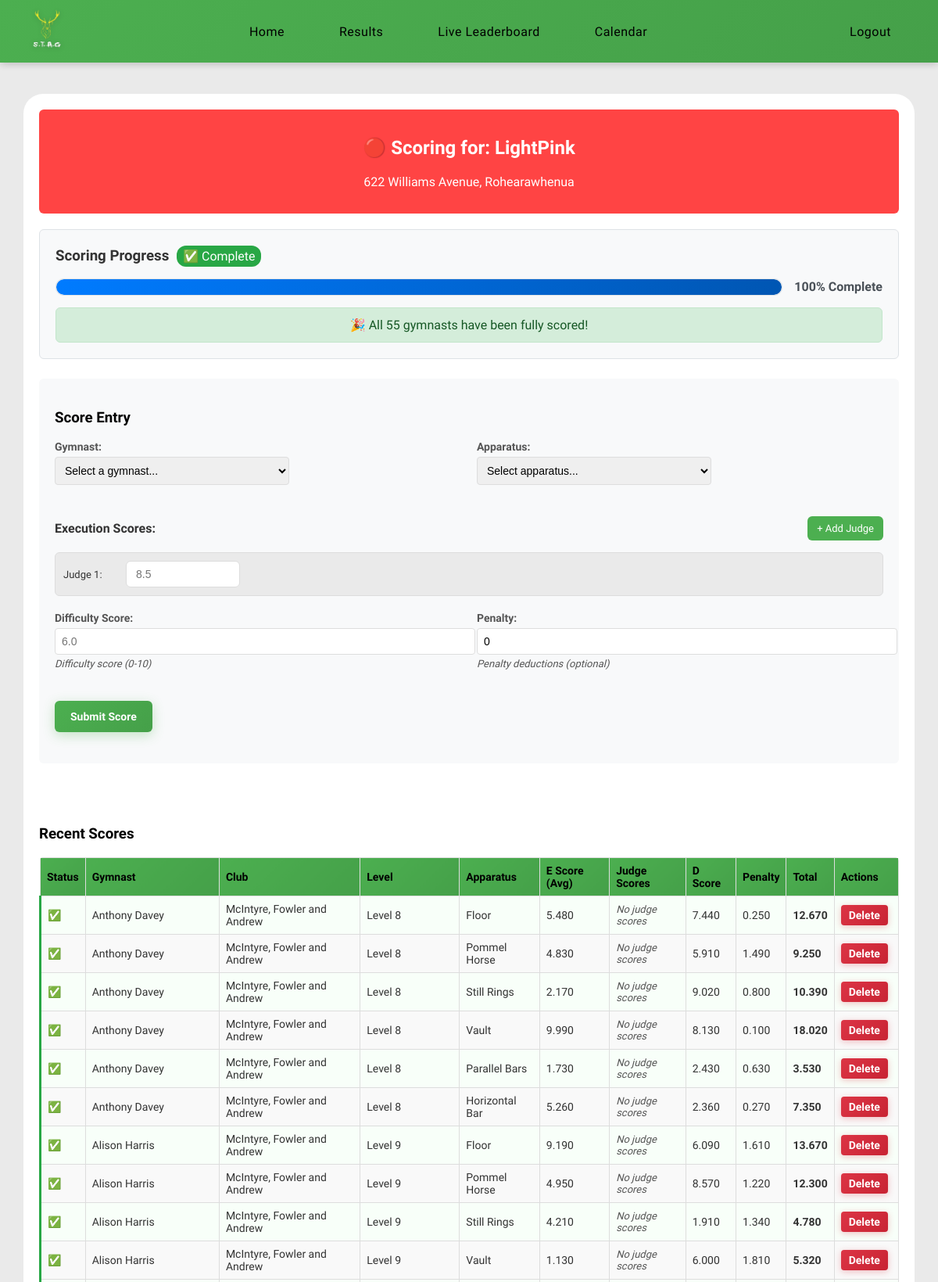
Screenshot of /scoring (signed in, upper part) with the database file from the repository.
### models.py (models this page shows, shortened)
class Competitions(db.Model):
    __tablename__ = 'competitions'
    id = db.Column(
        db.Integer, primary_key=True
    )
    season_id = db.Column(
        db.Integer, db.ForeignKey('seasons.id'), nullable=False
    )
    name = db.Column(
        db.String(50), nullable=False
    )
    address = db.Column(
        db.String(100), nullable=False
    )
    competition_date = db.Column(
        db.Date, nullable=True
    )
    status = db.Column(
        db.String(20), nullable=False, default='draft'
    )  # Options: 'draft', 'live', 'ended'
    started_at = db.Column(
        db.DateTime, nullable=True
    )
    ended_at = db.Column(
        db.DateTime, nullable=True
    )
    entries = db.relationship(
        'Entries', backref='competitions'
    )
    season = db.relationship(
        'Seasons', backref='competitions'
    )

class Scores(db.Model):
    __tablename__ = 'scores'
    id = db.Column(
        db.Integer, primary_key=True
    )
    entry_id = db.Column(
        db.Integer, db.ForeignKey('entries.id'), nullable=False
    )
    apparatus_id = db.Column(
        db.Integer, db.ForeignKey('apparatus.id'), nullable=False
    )
    e_score = db.Column(
        db.Float, nullable=False
    )
    d_score = db.Column(
        db.Float, nullable=False
    )
    penalty = db.Column(
        db.Float, nullable=False
    )
    total = db.Column(
        db.Float, nullable=False
    )
    judge_scores = db.relationship(
        'JudgeScores', backref='final_score', lazy=True
    )

class Gymnasts(db.Model):
    __tablename__ = 'gymnasts'
    id = db.Column(
        db.Integer, primary_key=True
    )
    club_id = db.Column(
        db.Integer, db.ForeignKey('clubs.id'), nullable=False
    )
    name = db.Column(
        db.String(50), nullable=False
    )
    level = db.Column(
        db.String(50), nullable=False
    )
    entries = db.relationship(
        'Entries', backref='gymnasts',
    )

class Clubs(db.Model):
    __tablename__ = 'clubs'
    id = db.Column(
        db.Integer, primary_key=True
        )
    name = db.Column(
        db.String(50), nullable=False
    )
    gymnasts = db.relationship(
        'Gymnasts', backref='clubs'
    )

class Apparatus(db.Model):
    __tablename__ = 'apparatus'
    id = db.Column(
        db.Integer, primary_key=True
    )
    name = db.Column(
        db.String(50), nullable=False, unique=True
    )
    scores = db.relationship(
        'Scores', backref='apparatus'
    )

class Entries(db.Model):
    __tablename__ = 'entries'
    id = db.Column(
        db.Integer, primary_key=True
    )
    competition_id = db.Column(
        db.Integer, db.ForeignKey('competitions.id'), nullable=False
    )
    gymnast_id = db.Column(
        db.Integer, db.ForeignKey('gymnasts.id'), nullable=False
    )
    scores = db.relationship(
        'Scores', backref='entry'
    )
    __table_args__ = (
        db.UniqueConstraint('competition_id', 'gymnast_id',
                            name='_competition_gymnast_uc'),
        )

### routes.py (the view, shortened to what this page needs)
@main.route('/scoring', methods=['GET', 'POST'])
def scoring():
    if 'user_id' not in session:
        return render_template('nologin.html')
    live_competition = models.Competitions.query.filter_by(
        status='live'
        ).first()
    if not live_competition:
        flash('No live competition is currently running. '
              'Please contact an admin.', 'warning')
        return render_template('scoring.html', no_live_competition=True)
    entries = db.session.query(models.Entries, models.Gymnasts, models.Clubs)\
        .join(models.Gymnasts,
              models.Entries.gymnast_id == models.Gymnasts.id)\
        .join(models.Clubs,
              models.Gymnasts.club_id == models.Clubs.id)\
        .filter(models.Entries.competition_id == live_competition.id)\
        .all()
    apparatus_list = models.Apparatus.query.all()
    scoring_progress = {}
    total_gymnasts = len(entries)
    fully_scored_gymnasts = 0
    for entry, gymnast, club in entries:
        scored_apparatus = set()
        for score in entry.scores:
            scored_apparatus.add(score.apparatus_id)
        total_apparatus = len(apparatus_list)
        scored_count = len(scored_apparatus)
        is_complete = scored_count == total_apparatus
        if is_complete:
            fully_scored_gymnasts += 1
        scoring_progress[entry.id] = {
            'scored_count': scored_count,
            'total_count': total_apparatus,
            'is_complete': is_complete,
            'percentage': (
                (scored_count / total_apparatus * 100)
                if total_apparatus > 0 else 0
            )
        }
    overall_progress = {
        'total_gymnasts': total_gymnasts,
        'fully_scored': fully_scored_gymnasts,
        'percentage': (
            (fully_scored_gymnasts / total_gymnasts * 100)
            if total_gymnasts > 0 else 0
        ),
        'is_complete': fully_scored_gymnasts == total_gymnasts
    }
    return render_template(
        'scoring.html',
        entries=entries,
        apparatus_list=apparatus_list,
        live_competition=live_competition,
        scoring_progress=scoring_progress,
        overall_progress=overall_progress
    )

### routes.py (called while the page is built)
@main.context_processor  # Ensures this is run before any other routes
def inject_user():
    return dict(
        logged_in='user_id' in session,
        user_roles=session.get('roles', []),
        is_admin='admin' in session.get('roles', []),
        is_judge='judges' in session.get('roles', []),
        user_id=session.get('user_id')
    )

### templates/scoring.html (shortened to what this page needs)
{% extends 'layout.html' %}
{% block content %}
<div class="content">
    {% if no_live_competition %}
    <div class="no-live-competition">
        <h2>No Live Competition</h2>
        <p>There is currently no live competition running. Please contact an admin to start a competition.</p>
    </div>
    {% else %}
    <div class="live-competition-header">
        <h2>🔴 Scoring for: {{ live_competition.name }}</h2>
        <p>{{ live_competition.address }}</p>
    </div>
    <div class="progress-section">
        <h3>
            Scoring Progress
            {% if overall_progress.is_complete %}
            <span class="completion-badge">✅ Complete</span>
            {% else %}
            <span class="progress-badge">{{ overall_progress.fully_scored }}/{{ overall_progress.total_gymnasts
                }}</span>
            {% endif %}
        </h3>
        <div class="progress-bar-container">
            <div class="progress-bar">
                <div class="progress-fill" style="width: {{ overall_progress.percentage }}%"></div>
            </div>
            <span class="progress-text">{{ "%.0f"|format(overall_progress.percentage) }}% Complete</span>
        </div>
        {% if overall_progress.is_complete %}
        <div class="completion-message">
            🎉 All {{ overall_progress.total_gymnasts }} gymnasts have been fully scored!
        </div>
        {% endif %}
    </div>
    <div class="scoring-form">
        <h3>Score Entry</h3>
        <form method="POST" id="scoring-form">
            <div class="form-row">
                <div class="form-group">
                    <label for="entry_id">Gymnast:</label>
                    <select id="entry_id" name="entry_id" required>
                        <option value="">Select a gymnast...</option>
                    </select>
                </div>
                <div class="form-group">
                    <label for="apparatus_id">Apparatus:</label>
                    <select id="apparatus_id" name="apparatus_id" required>
                        <option value="">Select apparatus...</option>
                    </select>
                </div>
            </div>
            <div class="execution-scores-section">
                <div class="section-header">
                    <label>Execution Scores:</label>
                    <button type="button" id="add-judge-btn" class="btn btn-add">+ Add Judge</button>
                </div>
                <div id="execution-scores-container">
                    <div class="execution-score-row" data-judge="1">
                        <div class="judge-label">Judge 1:</div>
                        <input type="number" name="execution_scores" step="0.001" min="0" max="10" placeholder="8.5"
                            required class="execution-input">
                    </div>
                </div>
            </div>
            <div class="form-row">
                <div class="form-group">
                    <label for="d_score">Difficulty Score:</label>
                    <input type="number" id="d_score" name="d_score" step="0.001" min="0" max="10" placeholder="6.0"
                        required>
                    <small class="form-help">Difficulty score (0-10)</small>
                </div>
                <div class="form-group">
                    <label for="penalty">Penalty:</label>
                    <input type="number" id="penalty" name="penalty" step="0.001" min="0" max="10" value="0"
                        placeholder="0.0">
                    <small class="form-help">Penalty deductions (optional)</small>
                </div>
            </div>
            <div class="form-group">
                <button type="submit" class="btn btn-primary">Submit Score</button>
            </div>
        </form>
    </div>
    <div class="existing-scores">
        <h3>Recent Scores</h3>
        <table>
            <thead>
                <tr>
                    <th>Status</th>
                    <th>Gymnast</th>
                    <th>Club</th>
                    <th>Level</th>
                    <th>Apparatus</th>
                    <th>E Score (Avg)</th>
                    <th>Judge Scores</th>
                    <th>D Score</th>
                    <th>Penalty</th>
                    <th>Total</th>
                    <th>Actions</th>
                </tr>
            </thead>
            <tbody>
                {% for entry, gymnast, club in entries %}
                {% for score in entry.scores %}
                <tr class="{% if scoring_progress[entry.id].is_complete %}complete-row{% endif %}">
                    <td>
                        {% if scoring_progress[entry.id].is_complete %}
                        <span class="status-complete">✅</span>
                        {% else %}
                        <span class="status-progress">{{ scoring_progress[entry.id].scored_count }}/{{
                            scoring_progress[entry.id].total_count }}</span>
                        {% endif %}
                    </td>
                    <td>{{ gymnast.name }}</td>
                    <td>{{ club.name }}</td>
                    <td>{{ gymnast.level }}</td>
                    <td>{{ score.apparatus.name }}</td>
                    <td>{{ "%.3f"|format(score.e_score) }}</td>
                    <td class="judge-scores">
                        {% if score.judge_scores %}
                        {% for judge_score in score.judge_scores %}
                        <span class="judge-score">J{{ judge_score.judge_number }}: {{ "%.3f"|format(judge_score.e_score)
                            }}</span>
                        {% endfor %}
                        {% else %}
                        <span class="no-judge-scores">No judge scores</span>
                        {% endif %}
                    </td>
                    <td>{{ "%.3f"|format(score.d_score) }}</td>
                    <td>{{ "%.3f"|format(score.penalty) }}</td>
                    <td><strong>{{ "%.3f"|format(score.total) }}</strong></td>
                    <td class="actions">
                        <form method="POST" action="{{ url_for('main.delete_score', score_id=score.id) }}"
                            style="display:inline" onsubmit="return confirm('Delete this score?');">
                            <button type="submit" class="btn btn-danger btn-sm">Delete</button>
                        </form>
                    </td>
                </tr>
                {% endfor %}
                {% endfor %}
            </tbody>
        </table>
    </div>
    {% endif %}
</div>
{% endblock %}

### static/css/variables.css (style rules this page uses)
:root { --primary-green: #4CAF50; --primary-green-dark: #45a049; --primary-green-darker: #3d8b40; --background-light: #eaeaea; --background-white: #ffffff; --background-section: #f8f9fa; --background-section-alt: #e9ecef; --text-primary: #000000; --text-secondary: #333333; --text-muted: #555555; --text-light: #666666; --text-dark: #2c3e50; --border-light: #ddd; --border-lighter: #dee2e6; --border-lightest: #e0e0e0; --error-color: #dc3545; --error-background: rgba(220, 53, 69, 0.1); --success-color: #28a745; --warning-color: #f59e0b; --info-color: #007bff; --shadow-sm: 0 2px 8px rgba(0, 0, 0, 0.08); --shadow-md: 0 4px 15px rgba(0, 0, 0, 0.1); --shadow-lg: 0 10px 30px rgba(0, 0, 0, 0.3); --shadow-green: 0 4px 15px rgba(76, 175, 80, 0.3); --border-radius-sm: 6px; --border-radius-md: 12px; --border-radius-lg: 15px; --border-radius-xl: 25px; --spacing-xs: 5px; --spacing-sm: 10px; --spacing-md: 15px; --spacing-lg: 20px; --spacing-xl: 25px; --spacing-2xl: 30px; --transition-fast: all 0.3s ease; --transition-slow: all 0.5s ease; --font-size-xs: 12px; --font-size-sm: 13px; --font-size-base: 14px; --font-size-md: 16px; --font-size-lg: 18px; --font-size-xl: 20px; --font-size-2xl: 24px; --font-size-3xl: 32px; --nav-height: 80px; --container-max-width: 1400px; }

### static/css/base.css (style rules this page uses)
html, body { min-height: 100vh; margin: 0; padding: 0; background-color: var(--background-light); font-family: 'Lexend', sans-serif; padding-top: 60px; display: flex; flex-direction: column; }

### static/css/layout.css (style rules this page uses)
.content { margin: 0 auto; padding: var(--spacing-lg); font-weight: 300; color: var(--text-primary); background-color: var(--background-white); border-radius: var(--border-radius-xl); width: 100%; max-width: 95%; box-sizing: border-box; display: flex; flex-direction: column; overflow: visible; }

### static/css/pages.css (style rules this page uses)
.form-group input[type="text"], .form-group select { max-width: 300px; }
.live-competition-header { background-color: #ff4444; color: white; padding: var(--spacing-md); margin-bottom: var(--spacing-lg); border-radius: var(--border-radius-sm); text-align: center; }
.scoring-form { background-color: var(--background-section); padding: var(--spacing-lg); border-radius: var(--border-radius-sm); margin-bottom: var(--spacing-2xl); }
.form-row { display: flex; gap: var(--spacing-lg); margin-bottom: var(--spacing-lg); }
.existing-scores { margin-top: var(--spacing-2xl); }
.existing-scores table { width: 100%; border-collapse: collapse; margin-top: var(--spacing-sm); }
.existing-scores th, .existing-scores td { padding: 8px; text-align: left; border-bottom: 1px solid var(--border-light); }
.existing-scores th { background-color: var(--background-section); font-weight: bold; }
.judge-scores { font-size: var(--font-size-sm); max-width: 200px; }
.no-judge-scores { color: var(--text-muted); font-style: italic; font-size: var(--font-size-sm); }
.form-help { display: block; font-size: var(--font-size-sm); color: var(--text-muted); margin-top: 4px; font-style: italic; }
.execution-scores-section { margin-bottom: var(--spacing-lg); }
.section-header { display: flex; justify-content: space-between; align-items: center; margin-bottom: var(--spacing-md); }
.section-header label { font-weight: 600; color: var(--text-secondary); font-size: var(--font-size-md); }
.btn-add { background-color: var(--primary-green); color: white; border: none; padding: 8px 12px; border-radius: var(--border-radius-sm); cursor: pointer; font-size: var(--font-size-sm); font-weight: 500; transition: background-color 0.2s ease; }
.execution-score-row { display: flex; align-items: center; gap: var(--spacing-sm); margin-bottom: var(--spacing-sm); padding: var(--spacing-sm); background-color: var(--background-light); border-radius: var(--border-radius-sm); border: 1px solid var(--border-light); }
.judge-label { min-width: 70px; font-weight: 500; color: var(--text-secondary); font-size: var(--font-size-sm); }
.execution-input { flex: 1; padding: 8px 12px; border: 1px solid var(--border-light); border-radius: var(--border-radius-sm); font-size: var(--font-size-base); max-width: 120px; }
.actions .btn { margin-right: var(--spacing-xs); padding: var(--spacing-xs) var(--spacing-sm); text-decoration: none; border-radius: 4px; }

### rows the page displays
Competitions: name "LightPink", address "622 Williams Avenue, Rohearawhenua"
Scores: apparatus.name "Floor", e_score "5.480", d_score "7.440", penalty "0.250", total "12.670"
Gymnasts: name "Anthony Davey", level "Level 8"
Clubs: name "McIntyre, Fowler and Andrew"
Scores: apparatus.name "Pommel Horse", e_score "4.830", d_score "5.910", penalty "1.490", total "9.250"
Scores: apparatus.name "Still Rings", e_score "2.170", d_score "9.020", penalty "0.800", total "10.390"
Scores: apparatus.name "Vault", e_score "9.990", d_score "8.130", penalty "0.100", total "18.020"
Scores: apparatus.name "Parallel Bars", e_score "1.730", d_score "2.430", penalty "0.630", total "3.530"
Scores: apparatus.name "Horizontal Bar", e_score "5.260", d_score "2.360", penalty "0.270", total "7.350"
Entries: name "Alison Harris" "Alison Harris" "Alison Harris" "Alison Harris", name "McIntyre, Fowler and Andrew" "McIntyre, Fowler and Andrew" "McIntyre, Fowler and Andrew" "McIntyre, Fowler and Andrew", level "Level 9" "Level 9" "Level 9" "Level 9", e_score "9.190" "4.950" "4.210" "1.130", d_score "6.090" "8.570" "1.910" "6.000", penalty "1.610" "1.220" "1.340" "1.810", total "13.670" "12.300" "4.780" "5.320"
Apparatus: apparatus.name "Floor"
Apparatus: apparatus.name "Pommel Horse"
Apparatus: apparatus.name "Still Rings"
Apparatus: apparatus.name "Vault"

### other values shown
{{ "%.0f"|format(overall_progress.percentage) }} "100"
{{ overall_progress.total_gymnasts }} "55"
